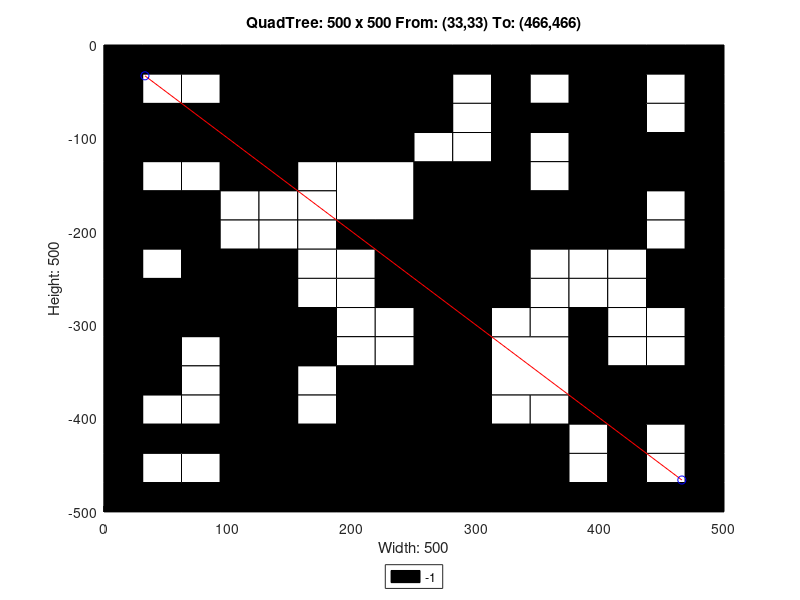

Here is the MATLAB script that generated this plot:
axis([0 500 -500 0]);
title('QuadTree: 500 x 500 From: (33,33) To: (466,466)');
xlabel('Width: 500');
ylabel('Height: 500');
rectangle('Position',[125 -125 125 125], 'FaceColor',[0 0 0]);
rectangle('Position',[0 -125 62.5 62.5], 'FaceColor',[0 0 0]);
rectangle('Position',[62.5 -125 62.5 62.5], 'FaceColor',[0 0 0]);
rectangle('Position',[187.5 -187.5 62.5 62.5], 'FaceColor',[1 1 1]);
rectangle('Position',[375 -62.5 62.5 62.5], 'FaceColor',[0 0 0]);
rectangle('Position',[375 -125 62.5 62.5], 'FaceColor',[0 0 0]);
rectangle('Position',[250 -187.5 62.5 62.5], 'FaceColor',[0 0 0]);
rectangle('Position',[250 -250 62.5 62.5], 'FaceColor',[0 0 0]);
rectangle('Position',[375 -187.5 62.5 62.5], 'FaceColor',[0 0 0]);
rectangle('Position',[0 -312.5 62.5 62.5], 'FaceColor',[0 0 0]);
rectangle('Position',[62.5 -312.5 62.5 62.5], 'FaceColor',[0 0 0]);
rectangle('Position',[0 -375 62.5 62.5], 'FaceColor',[0 0 0]);
rectangle('Position',[187.5 -437.5 62.5 62.5], 'FaceColor',[0 0 0]);
rectangle('Position',[125 -500 62.5 62.5], 'FaceColor',[0 0 0]);
rectangle('Position',[187.5 -500 62.5 62.5], 'FaceColor',[0 0 0]);
rectangle('Position',[250 -312.5 62.5 62.5], 'FaceColor',[0 0 0]);
rectangle('Position',[250 -375 62.5 62.5], 'FaceColor',[0 0 0]);
rectangle('Position',[312.5 -375 62.5 62.5], 'FaceColor',[1 1 1]);
rectangle('Position',[250 -437.5 62.5 62.5], 'FaceColor',[0 0 0]);
rectangle('Position',[250 -500 62.5 62.5], 'FaceColor',[0 0 0]);
rectangle('Position',[312.5 -500 62.5 62.5], 'FaceColor',[0 0 0]);
rectangle('Position',[0 -31.25 31.25 31.25], 'FaceColor',[0 0 0]);
rectangle('Position',[31.25 -31.25 31.25 31.25], 'FaceColor',[0 0 0]);
rectangle('Position',[0 -62.5 31.25 31.25], 'FaceColor',[0 0 0]);
rectangle('Position',[31.25 -62.5 31.25 31.25], 'FaceColor',[1 1 1]);
rectangle('Position',[62.5 -31.25 31.25 31.25], 'FaceColor',[0 0 0]);
rectangle('Position',[93.75 -31.25 31.25 31.25], 'FaceColor',[0 0 0]);
rectangle('Position',[62.5 -62.5 31.25 31.25], 'FaceColor',[1 1 1]);
rectangle('Position',[93.75 -62.5 31.25 31.25], 'FaceColor',[0 0 0]);
rectangle('Position',[0 -156.25 31.25 31.25], 'FaceColor',[0 0 0]);
rectangle('Position',[31.25 -156.25 31.25 31.25], 'FaceColor',[1 1 1]);
rectangle('Position',[0 -187.5 31.25 31.25], 'FaceColor',[0 0 0]);
rectangle('Position',[31.25 -187.5 31.25 31.25], 'FaceColor',[0 0 0]);
rectangle('Position',[62.5 -156.25 31.25 31.25], 'FaceColor',[1 1 1]);
rectangle('Position',[93.75 -156.25 31.25 31.25], 'FaceColor',[0 0 0]);
rectangle('Position',[62.5 -187.5 31.25 31.25], 'FaceColor',[0 0 0]);
rectangle('Position',[93.75 -187.5 31.25 31.25], 'FaceColor',[1 1 1]);
rectangle('Position',[0 -218.75 31.25 31.25], 'FaceColor',[0 0 0]);
rectangle('Position',[31.25 -218.75 31.25 31.25], 'FaceColor',[0 0 0]);
rectangle('Position',[0 -250 31.25 31.25], 'FaceColor',[0 0 0]);
rectangle('Position',[31.25 -250 31.25 31.25], 'FaceColor',[1 1 1]);
rectangle('Position',[62.5 -218.75 31.25 31.25], 'FaceColor',[0 0 0]);
rectangle('Position',[93.75 -218.75 31.25 31.25], 'FaceColor',[1 1 1]);
rectangle('Position',[62.5 -250 31.25 31.25], 'FaceColor',[0 0 0]);
rectangle('Position',[93.75 -250 31.25 31.25], 'FaceColor',[0 0 0]);
rectangle('Position',[125 -156.25 31.25 31.25], 'FaceColor',[0 0 0]);
rectangle('Position',[156.25 -156.25 31.25 31.25], 'FaceColor',[1 1 1]);
rectangle('Position',[125 -187.5 31.25 31.25], 'FaceColor',[1 1 1]);
rectangle('Position',[156.25 -187.5 31.25 31.25], 'FaceColor',[1 1 1]);
rectangle('Position',[125 -218.75 31.25 31.25], 'FaceColor',[1 1 1]);
rectangle('Position',[156.25 -218.75 31.25 31.25], 'FaceColor',[1 1 1]);
rectangle('Position',[125 -250 31.25 31.25], 'FaceColor',[0 0 0]);
rectangle('Position',[156.25 -250 31.25 31.25], 'FaceColor',[1 1 1]);
rectangle('Position',[187.5 -218.75 31.25 31.25], 'FaceColor',[0 0 0]);
rectangle('Position',[218.75 -218.75 31.25 31.25], 'FaceColor',[0 0 0]);
rectangle('Position',[187.5 -250 31.25 31.25], 'FaceColor',[1 1 1]);
rectangle('Position',[218.75 -250 31.25 31.25], 'FaceColor',[0 0 0]);
rectangle('Position',[250 -31.25 31.25 31.25], 'FaceColor',[0 0 0]);
rectangle('Position',[281.25 -31.25 31.25 31.25], 'FaceColor',[0 0 0]);
rectangle('Position',[250 -62.5 31.25 31.25], 'FaceColor',[0 0 0]);
rectangle('Position',[281.25 -62.5 31.25 31.25], 'FaceColor',[1 1 1]);
rectangle('Position',[312.5 -31.25 31.25 31.25], 'FaceColor',[0 0 0]);
rectangle('Position',[343.75 -31.25 31.25 31.25], 'FaceColor',[0 0 0]);
rectangle('Position',[312.5 -62.5 31.25 31.25], 'FaceColor',[0 0 0]);
rectangle('Position',[343.75 -62.5 31.25 31.25], 'FaceColor',[1 1 1]);
rectangle('Position',[250 -93.75 31.25 31.25], 'FaceColor',[0 0 0]);
rectangle('Position',[281.25 -93.75 31.25 31.25], 'FaceColor',[1 1 1]);
rectangle('Position',[250 -125 31.25 31.25], 'FaceColor',[1 1 1]);
rectangle('Position',[281.25 -125 31.25 31.25], 'FaceColor',[1 1 1]);
rectangle('Position',[312.5 -93.75 31.25 31.25], 'FaceColor',[0 0 0]);
rectangle('Position',[343.75 -93.75 31.25 31.25], 'FaceColor',[0 0 0]);
rectangle('Position',[312.5 -125 31.25 31.25], 'FaceColor',[0 0 0]);
rectangle('Position',[343.75 -125 31.25 31.25], 'FaceColor',[1 1 1]);
rectangle('Position',[437.5 -31.25 31.25 31.25], 'FaceColor',[0 0 0]);
rectangle('Position',[468.75 -31.25 31.25 31.25], 'FaceColor',[0 0 0]);
rectangle('Position',[437.5 -62.5 31.25 31.25], 'FaceColor',[1 1 1]);
rectangle('Position',[468.75 -62.5 31.25 31.25], 'FaceColor',[0 0 0]);
rectangle('Position',[437.5 -93.75 31.25 31.25], 'FaceColor',[1 1 1]);
rectangle('Position',[468.75 -93.75 31.25 31.25], 'FaceColor',[0 0 0]);
rectangle('Position',[437.5 -125 31.25 31.25], 'FaceColor',[0 0 0]);
rectangle('Position',[468.75 -125 31.25 31.25], 'FaceColor',[0 0 0]);
rectangle('Position',[312.5 -156.25 31.25 31.25], 'FaceColor',[0 0 0]);
rectangle('Position',[343.75 -156.25 31.25 31.25], 'FaceColor',[1 1 1]);
rectangle('Position',[312.5 -187.5 31.25 31.25], 'FaceColor',[0 0 0]);
rectangle('Position',[343.75 -187.5 31.25 31.25], 'FaceColor',[0 0 0]);
rectangle('Position',[312.5 -218.75 31.25 31.25], 'FaceColor',[0 0 0]);
rectangle('Position',[343.75 -218.75 31.25 31.25], 'FaceColor',[0 0 0]);
rectangle('Position',[312.5 -250 31.25 31.25], 'FaceColor',[0 0 0]);
rectangle('Position',[343.75 -250 31.25 31.25], 'FaceColor',[1 1 1]);
rectangle('Position',[437.5 -156.25 31.25 31.25], 'FaceColor',[0 0 0]);
rectangle('Position',[468.75 -156.25 31.25 31.25], 'FaceColor',[0 0 0]);
rectangle('Position',[437.5 -187.5 31.25 31.25], 'FaceColor',[1 1 1]);
rectangle('Position',[468.75 -187.5 31.25 31.25], 'FaceColor',[0 0 0]);
rectangle('Position',[375 -218.75 31.25 31.25], 'FaceColor',[0 0 0]);
rectangle('Position',[406.25 -218.75 31.25 31.25], 'FaceColor',[0 0 0]);
rectangle('Position',[375 -250 31.25 31.25], 'FaceColor',[1 1 1]);
rectangle('Position',[406.25 -250 31.25 31.25], 'FaceColor',[1 1 1]);
rectangle('Position',[437.5 -218.75 31.25 31.25], 'FaceColor',[1 1 1]);
rectangle('Position',[468.75 -218.75 31.25 31.25], 'FaceColor',[0 0 0]);
rectangle('Position',[437.5 -250 31.25 31.25], 'FaceColor',[0 0 0]);
rectangle('Position',[468.75 -250 31.25 31.25], 'FaceColor',[0 0 0]);
rectangle('Position',[62.5 -343.75 31.25 31.25], 'FaceColor',[1 1 1]);
rectangle('Position',[93.75 -343.75 31.25 31.25], 'FaceColor',[0 0 0]);
rectangle('Position',[62.5 -375 31.25 31.25], 'FaceColor',[1 1 1]);
rectangle('Position',[93.75 -375 31.25 31.25], 'FaceColor',[0 0 0]);
rectangle('Position',[125 -281.25 31.25 31.25], 'FaceColor',[0 0 0]);
rectangle('Position',[156.25 -281.25 31.25 31.25], 'FaceColor',[1 1 1]);
rectangle('Position',[125 -312.5 31.25 31.25], 'FaceColor',[0 0 0]);
rectangle('Position',[156.25 -312.5 31.25 31.25], 'FaceColor',[0 0 0]);
rectangle('Position',[187.5 -281.25 31.25 31.25], 'FaceColor',[1 1 1]);
rectangle('Position',[218.75 -281.25 31.25 31.25], 'FaceColor',[0 0 0]);
rectangle('Position',[187.5 -312.5 31.25 31.25], 'FaceColor',[1 1 1]);
rectangle('Position',[218.75 -312.5 31.25 31.25], 'FaceColor',[1 1 1]);
rectangle('Position',[125 -343.75 31.25 31.25], 'FaceColor',[0 0 0]);
rectangle('Position',[156.25 -343.75 31.25 31.25], 'FaceColor',[0 0 0]);
rectangle('Position',[125 -375 31.25 31.25], 'FaceColor',[0 0 0]);
rectangle('Position',[156.25 -375 31.25 31.25], 'FaceColor',[1 1 1]);
rectangle('Position',[187.5 -343.75 31.25 31.25], 'FaceColor',[1 1 1]);
rectangle('Position',[218.75 -343.75 31.25 31.25], 'FaceColor',[1 1 1]);
rectangle('Position',[187.5 -375 31.25 31.25], 'FaceColor',[0 0 0]);
rectangle('Position',[218.75 -375 31.25 31.25], 'FaceColor',[0 0 0]);
rectangle('Position',[0 -406.25 31.25 31.25], 'FaceColor',[0 0 0]);
rectangle('Position',[31.25 -406.25 31.25 31.25], 'FaceColor',[1 1 1]);
rectangle('Position',[0 -437.5 31.25 31.25], 'FaceColor',[0 0 0]);
rectangle('Position',[31.25 -437.5 31.25 31.25], 'FaceColor',[0 0 0]);
rectangle('Position',[62.5 -406.25 31.25 31.25], 'FaceColor',[1 1 1]);
rectangle('Position',[93.75 -406.25 31.25 31.25], 'FaceColor',[0 0 0]);
rectangle('Position',[62.5 -437.5 31.25 31.25], 'FaceColor',[0 0 0]);
rectangle('Position',[93.75 -437.5 31.25 31.25], 'FaceColor',[0 0 0]);
rectangle('Position',[0 -468.75 31.25 31.25], 'FaceColor',[0 0 0]);
rectangle('Position',[31.25 -468.75 31.25 31.25], 'FaceColor',[1 1 1]);
rectangle('Position',[0 -500 31.25 31.25], 'FaceColor',[0 0 0]);
rectangle('Position',[31.25 -500 31.25 31.25], 'FaceColor',[0 0 0]);
rectangle('Position',[62.5 -468.75 31.25 31.25], 'FaceColor',[1 1 1]);
rectangle('Position',[93.75 -468.75 31.25 31.25], 'FaceColor',[0 0 0]);
rectangle('Position',[62.5 -500 31.25 31.25], 'FaceColor',[0 0 0]);
rectangle('Position',[93.75 -500 31.25 31.25], 'FaceColor',[0 0 0]);
rectangle('Position',[125 -406.25 31.25 31.25], 'FaceColor',[0 0 0]);
rectangle('Position',[156.25 -406.25 31.25 31.25], 'FaceColor',[1 1 1]);
rectangle('Position',[125 -437.5 31.25 31.25], 'FaceColor',[0 0 0]);
rectangle('Position',[156.25 -437.5 31.25 31.25], 'FaceColor',[0 0 0]);
rectangle('Position',[312.5 -281.25 31.25 31.25], 'FaceColor',[0 0 0]);
rectangle('Position',[343.75 -281.25 31.25 31.25], 'FaceColor',[1 1 1]);
rectangle('Position',[312.5 -312.5 31.25 31.25], 'FaceColor',[1 1 1]);
rectangle('Position',[343.75 -312.5 31.25 31.25], 'FaceColor',[1 1 1]);
rectangle('Position',[375 -281.25 31.25 31.25], 'FaceColor',[1 1 1]);
rectangle('Position',[406.25 -281.25 31.25 31.25], 'FaceColor',[1 1 1]);
rectangle('Position',[375 -312.5 31.25 31.25], 'FaceColor',[0 0 0]);
rectangle('Position',[406.25 -312.5 31.25 31.25], 'FaceColor',[1 1 1]);
rectangle('Position',[437.5 -281.25 31.25 31.25], 'FaceColor',[0 0 0]);
rectangle('Position',[468.75 -281.25 31.25 31.25], 'FaceColor',[0 0 0]);
rectangle('Position',[437.5 -312.5 31.25 31.25], 'FaceColor',[1 1 1]);
rectangle('Position',[468.75 -312.5 31.25 31.25], 'FaceColor',[0 0 0]);
rectangle('Position',[375 -343.75 31.25 31.25], 'FaceColor',[0 0 0]);
rectangle('Position',[406.25 -343.75 31.25 31.25], 'FaceColor',[1 1 1]);
rectangle('Position',[375 -375 31.25 31.25], 'FaceColor',[0 0 0]);
rectangle('Position',[406.25 -375 31.25 31.25], 'FaceColor',[0 0 0]);
rectangle('Position',[437.5 -343.75 31.25 31.25], 'FaceColor',[1 1 1]);
rectangle('Position',[468.75 -343.75 31.25 31.25], 'FaceColor',[0 0 0]);
rectangle('Position',[437.5 -375 31.25 31.25], 'FaceColor',[0 0 0]);
rectangle('Position',[468.75 -375 31.25 31.25], 'FaceColor',[0 0 0]);
rectangle('Position',[312.5 -406.25 31.25 31.25], 'FaceColor',[1 1 1]);
rectangle('Position',[343.75 -406.25 31.25 31.25], 'FaceColor',[1 1 1]);
rectangle('Position',[312.5 -437.5 31.25 31.25], 'FaceColor',[0 0 0]);
rectangle('Position',[343.75 -437.5 31.25 31.25], 'FaceColor',[0 0 0]);
rectangle('Position',[375 -406.25 31.25 31.25], 'FaceColor',[0 0 0]);
rectangle('Position',[406.25 -406.25 31.25 31.25], 'FaceColor',[0 0 0]);
rectangle('Position',[375 -437.5 31.25 31.25], 'FaceColor',[1 1 1]);
rectangle('Position',[406.25 -437.5 31.25 31.25], 'FaceColor',[0 0 0]);
rectangle('Position',[437.5 -406.25 31.25 31.25], 'FaceColor',[0 0 0]);
rectangle('Position',[468.75 -406.25 31.25 31.25], 'FaceColor',[0 0 0]);
rectangle('Position',[437.5 -437.5 31.25 31.25], 'FaceColor',[1 1 1]);
rectangle('Position',[468.75 -437.5 31.25 31.25], 'FaceColor',[0 0 0]);
rectangle('Position',[375 -468.75 31.25 31.25], 'FaceColor',[1 1 1]);
rectangle('Position',[406.25 -468.75 31.25 31.25], 'FaceColor',[0 0 0]);
rectangle('Position',[375 -500 31.25 31.25], 'FaceColor',[0 0 0]);
rectangle('Position',[406.25 -500 31.25 31.25], 'FaceColor',[0 0 0]);
rectangle('Position',[437.5 -468.75 31.25 31.25], 'FaceColor',[1 1 1]);
rectangle('Position',[468.75 -468.75 31.25 31.25], 'FaceColor',[0 0 0]);
rectangle('Position',[437.5 -500 31.25 31.25], 'FaceColor',[0 0 0]);
rectangle('Position',[468.75 -500 31.25 31.25], 'FaceColor',[0 0 0]);
X=[466,33];
Y=[-466,-33];
hold on;
plot(X,Y,'r');
plot(X,Y,'bo');
legend('-1','Location','southoutside');
